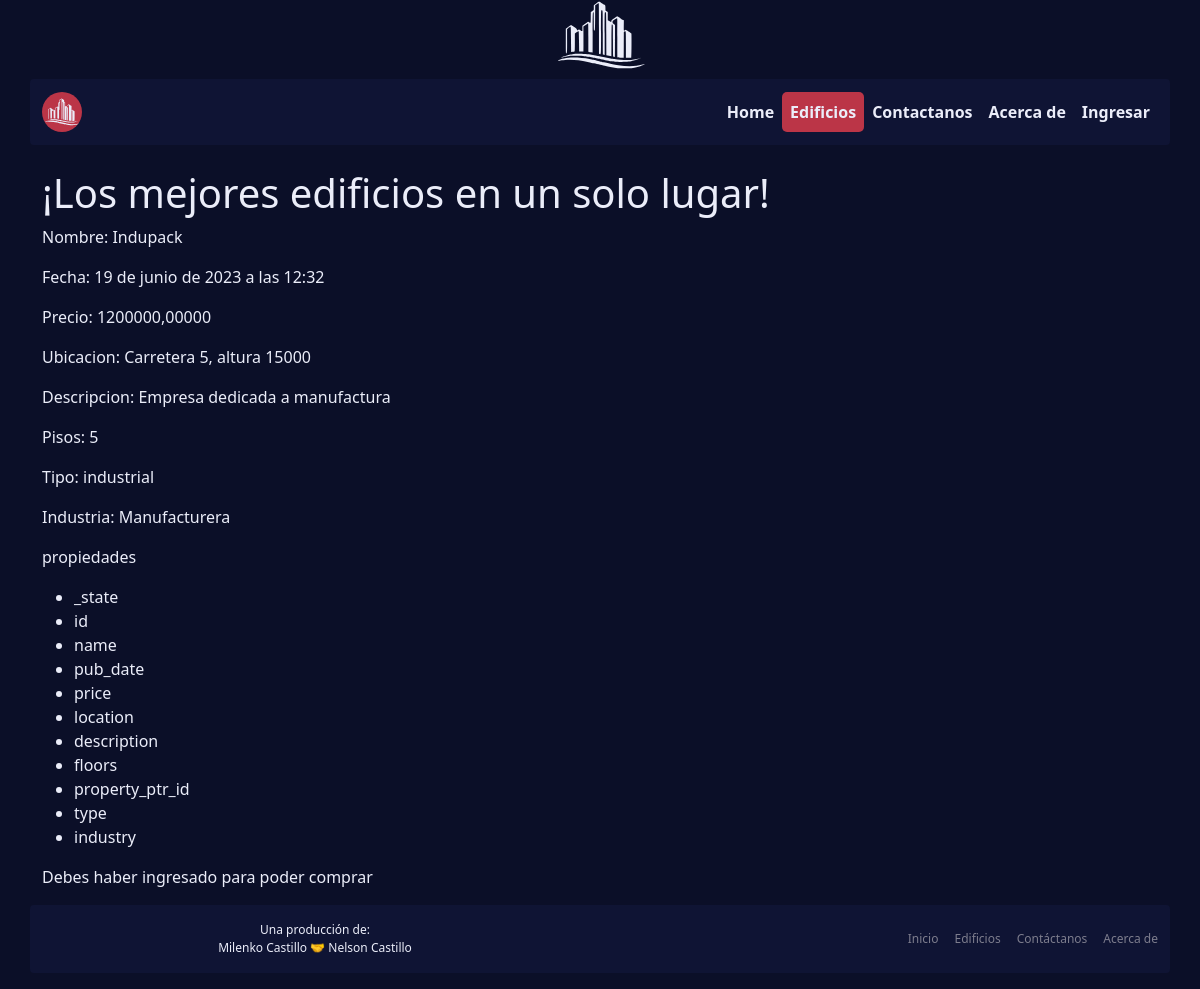
The app's page /edificios/industrial/4 with its own data.
### edificio/models.py (models this page shows)
class Property(models.Model):
    name = models.CharField(max_length=200)
    pub_date = models.DateTimeField("date published", auto_now_add=True, blank=True)
    price = models.DecimalField(max_digits=15, decimal_places=5)
    location = models.CharField(max_length=200)
    description = models.CharField(max_length=500)
    floors = models.PositiveSmallIntegerField()

class IndustrialProperty(Property):
    type = models.CharField(max_length=50, default='industrial')
    industry = models.CharField(max_length=50)

### edificio/views.py (the view)
def detail_ind(request, property_id):
    try:
        property = IndustrialProperty.objects.get(pk=property_id)
    except Property.DoesNotExist:
        raise Http404("Esta propiedad no existe :(")
    context = {'property': property}
    return render(request, 'property_ind.html', context)

### djangoprojectone/templatetags/debug.py (called while the page is built)
def as_dict(value):
    return value.__dict__

### edificio/templates/property_ind.html
{% extends './base.html' %}
{% load static %}
{% load debug %}
{% block content %}
<h1>¡Los mejores edificios en un solo lugar!</h1>
<p>Nombre: {{ property.name }}</p>
<p>Fecha: {{ property.pub_date }}</p>
<p>Precio: {{ property.price }}</p>
<p>Ubicacion: {{ property.location }}</p>
<p>Descripcion: {{ property.description }}</p>
<p>Pisos: {{ property.floors }}</p>
<p>Tipo: {{ property.type }}</p>
<p>Industria: {{ property.industry }}</p>
<p>propiedades</p>
<ul>
  {% for key in property|as_dict %}
    <li>{{key}}</li>
    {% endfor %}
</ul>
{% if user.is_authenticated %}
<input type="submit" value="comprar">
{{ user.username }}
{% else %}
<div>Debes haber ingresado para poder comprar</div>
{% endif %}
{% endblock %}

### venta/static/css/style.css (style rules this page uses)
:root { --text: #ebedf9; --secondary-text: #7d7d8d; --background: #0b0f28; --secondary-background: #0f1434; --tertiary-background: hsla(231, 54%, 95%, 0.1); --primary-button: #bb3547; --accent: #296b1e; }
body { color: var(--text); background-color: var(--background); }

### records on screen
Property: name "Indupack", pub_date "19 de junio de 2023 a las 12:32", price "1200000,00000", location "Carretera 5, altura 15000", description "Empresa dedicada a manufactura", floors "5"
IndustrialProperty: type "industrial", industry "Manufacturera"

### other values on screen
{{ key }} "_state" "id" "name" "pub_date" "price" "location" "description" "floors" "property_ptr_id" "type" "industry"
